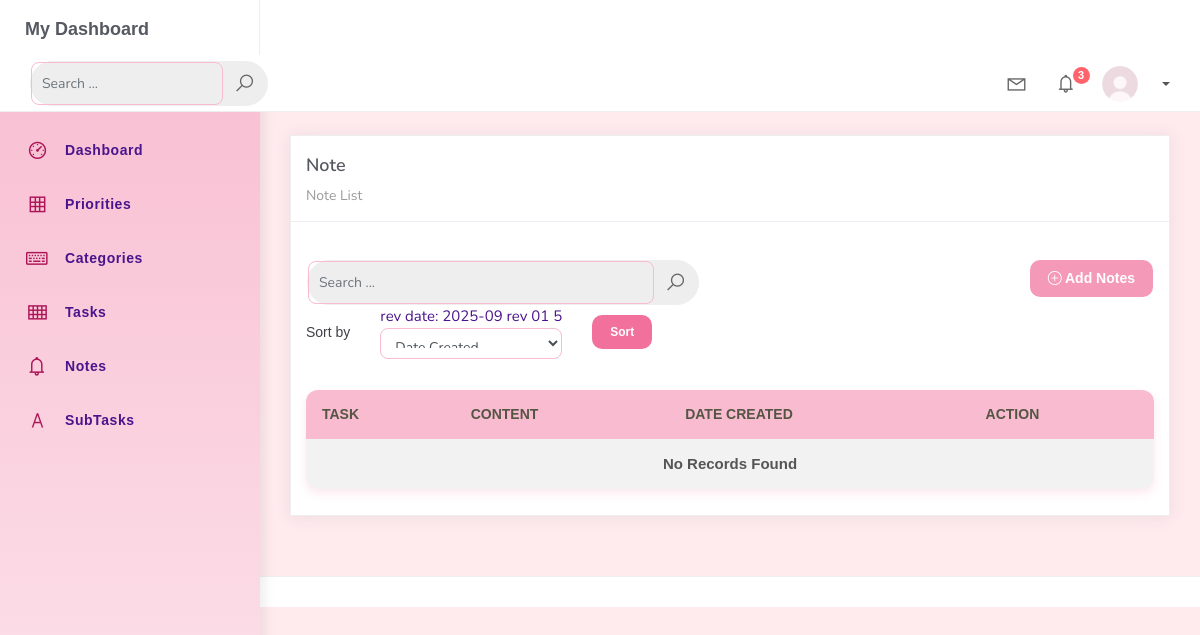
The app's page /note_list, older data.
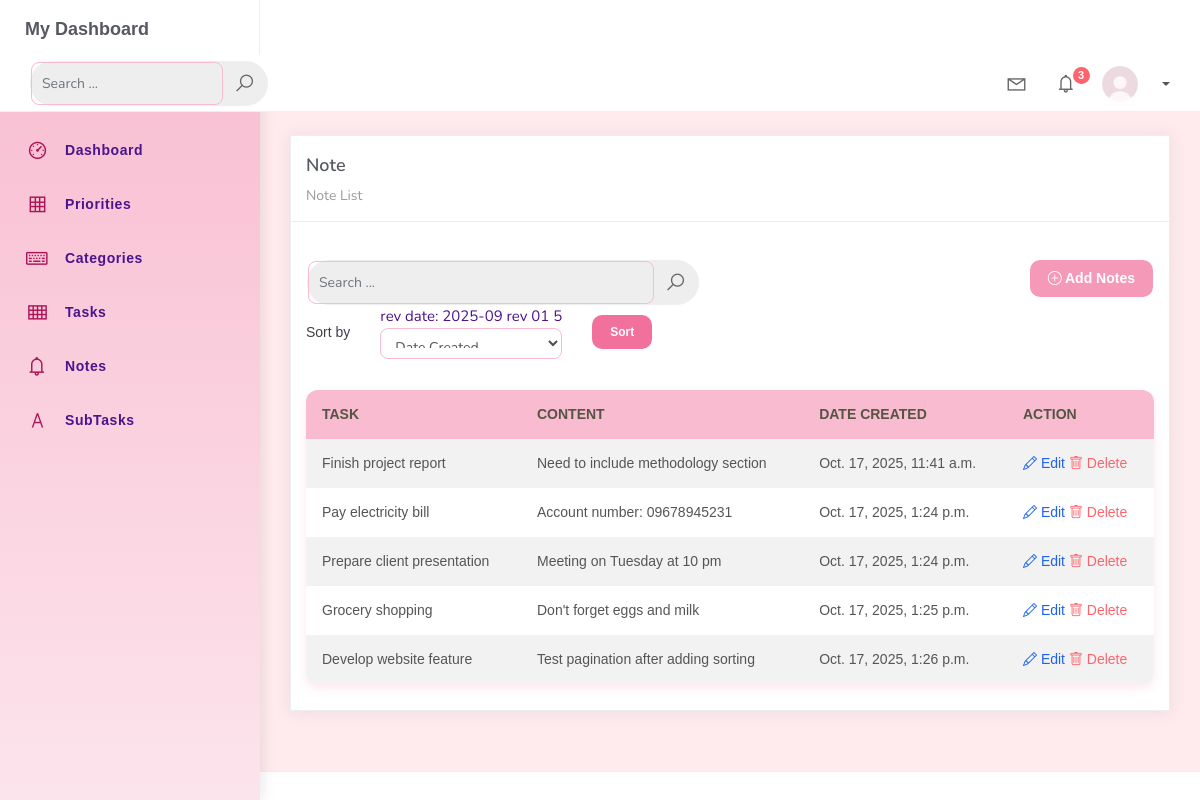
The same page, newer data.
### hangarin_project/hangarinorg/models.py (models this page shows, shortened)
class BaseModel(models.Model):
    created_at = models.DateTimeField(auto_now_add=True, db_index=True)
    updated_at = models.DateTimeField(auto_now=True)
    class Meta:
        abstract = True

class Note(BaseModel):
    task = models.ForeignKey(Task, on_delete=models.CASCADE)
    content = models.TextField()

class Task(BaseModel):
    title= models.CharField(max_length=250)
    description= models.CharField(max_length=500)
    deadline = models.DateTimeField(null=True, blank=True)
    status = models.CharField(max_length=50, choices = [("Pending", "Pending"), ("In Progress", "In Progress"), ("Completed", "Completed",)], default = "Pending")
    category = models.ForeignKey(Category, on_delete=models.CASCADE)
    priority = models.ForeignKey(Priority, on_delete=models.CASCADE)
    def __str__(self):
        return self.title

### hangarin_project/hangarinorg/views.py (the view)
# urls.py: path('note_list', NoteList.as_view(), name='note-list'),
class NoteList(ListView):
    model = Note
    context_object_name = 'note'
    template_name = 'note_list.html'
    paginate_by = 5
    ordering = ["created_at"]
    def get_ordering(self):
        allowed = ["created_at", "updated_at", "task__title"]
        sort_by = self.request.GET.get("sort_by")
        if sort_by in allowed:
            return sort_by
        return "created_at"
    def get_queryset(self):
        qs = super().get_queryset()
        query = self.request.GET.get('q')
        if query:
            qs = qs.filter(
                Q(content__icontains=query) |
                Q(task__icontains=query)
        )
        return qs

### hangarin_project/templates/note_list.html (shortened to what the changed rows need)
{% extends 'base.html' %}
{% load static %}
{% block content %}
<div class="content">
    <div class="container-fluid">
        <div class="row">
            <div class="col-md-12">
                <div class="card">
                    <br />
                    <div class="card-body">
                        <table class="table table-striped mt-3">
                            <thead>
                                <tr>
                                    <th scope="col">Task</th>
                                    <th scope="col">Content</th>
                                    <th scope="col">Date Created</th>
                                    <th scope="col">Action</th>
                                </tr>
                            </thead>
                            <tbody>
                                {% for note in note %}
                                <tr>
                                    <td>{{ note.task }}</td>
                                    <td>{{ note.content }}</td>
                                    <td>{{ note.created_at }}</td>
                                    <td>
                                        <a href="note_list/{{ note.id }}" class="text-primary">
                                          <i class="class=bi bi-pencil"></i> Edit
                                        </a>
                                        <a href="{% url 'note-delete' note.id %}" class="text-danger">
                                          <i class="bi bi-trash"></i> Delete
                                        </a>
                                      </div>
                                {% empty %}
                                <tr>
                                <td colspan="5" style="text-align: center">
                                <p class="text-sm font-weight-bold mb-0">No Records Found</p>
                                </td>
                                </tr>
                                {% endfor %}
                            </tbody>
                        </table>
                    </div>
                </div>
            </div>
        </div>
    </div>
</div>
{% endblock %}

Row changes from the older to the newer data that the page shows:
added Note: task "Finish project report", content "Need to include methodology section", created_at "Oct. 17, 2025, 11:41 a.m."
added Note: task "Pay electricity bill", content "Account number: 09678945231", created_at "Oct. 17, 2025, 1:24 p.m."
added Note: task "Prepare client presentation", content "Meeting on Tuesday at 10 pm", created_at "Oct. 17, 2025, 1:24 p.m."
added Note: task "Grocery shopping", content "Don't forget eggs and milk", created_at "Oct. 17, 2025, 1:25 p.m."
added Note: task "Develop website feature", content "Test pagination after adding sorting", created_at "Oct. 17, 2025, 1:26 p.m."
Text that changed along with them:
text no longer shown: "No Records Found"
